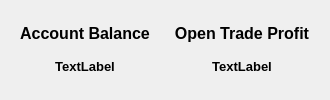
                 <widget class="QWidget" name="widget_27" native="true">
                  <layout class="QVBoxLayout" name="verticalLayout_85">
                   <item>
                    <layout class="QHBoxLayout" name="horizontalLayout_59">
                     <item>
                      <widget class="QWidget" name="widget_72" native="true">
                       <layout class="QVBoxLayout" name="verticalLayout_20">
                        <item>
                         <layout class="QVBoxLayout" name="verticalLayout_27">
                          <item>
                           <widget class="QLabel" name="maiaccbalancelabel">
                            <property name="font">
                             <font>
                              <pointsize>12</pointsize>
                              <bold>true</bold>
                             </font>
                            </property>
                            <property name="text">
                             <string>Account Balance</string>
                            </property>
                            <property name="alignment">
                             <set>Qt::AlignCenter</set>
                            </property>
                           </widget>
                          </item>
                          <item>
                           <widget class="QLabel" name="filmainaccountbalance">
                            <property name="font">
                             <font>
                              <pointsize>10</pointsize>
                              <bold>true</bold>
                             </font>
                            </property>
                            <property name="text">
                             <string>TextLabel</string>
                            </property>
                            <property name="alignment">
                             <set>Qt::AlignCenter</set>
                            </property>
                           </widget>
                          </item>
                         </layout>
                        </item>
                       </layout>
                      </widget>
                     </item>
                     <item>
                      <widget class="QWidget" name="widget_71" native="true">
                       <layout class="QVBoxLayout" name="verticalLayout_33">
                        <item>
                         <layout class="QVBoxLayout" name="verticalLayout_35">
                          <item>
                           <widget class="QLabel" name="opentradelabel">
                            <property name="font">
                             <font>
                              <pointsize>12</pointsize>
                              <bold>true</bold>
                             </font>
                            </property>
                            <property name="text">
                             <string>Open Trade Profit</string>
                            </property>
                            <property name="alignment">
                             <set>Qt::AlignCenter</set>
                            </property>
                           </widget>
                          </item>
                          <item>
                           <widget class="QLabel" name="filopentradeprofit">
                            <property name="font">
                             <font>
                              <pointsize>10</pointsize>
                              <bold>true</bold>
                             </font>
                            </property>
                            <property name="text">
                             <string>TextLabel</string>
                            </property>
                            <property name="alignment">
                             <set>Qt::AlignCenter</set>
                            </property>
                           </widget>
                          </item>
                         </layout>
                        </item>
                       </layout>
                      </widget>
                     </item>
                    </layout>
                   </item>
                  </layout>
                 </widget>
